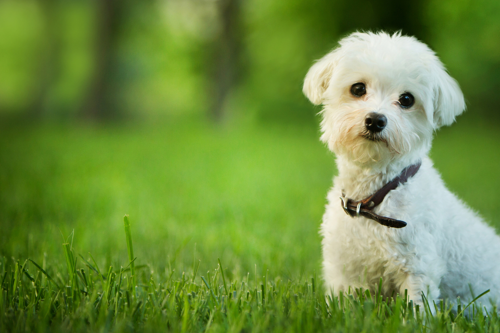
%> input picture Labs/LAB-3/IMAGE RETRIVAL/interest.png, 500 x 333 px
$ octave Lab3B_ImageRetrieval_solution.m   (GNU Octave 9; MATLAB toolbox functions it lacks are replaced by stand-ins)
%> lines starting %> are read from the running program, lines starting %| are printed output that depends on the picture
%> further down, interest is the input picture: size 333x500x3 uint8; mean R, G, B 110.2, 141.3, 64.5
### Labs/LAB-3/IMAGE RETRIVAL/MyColorHist.m
function H=MyColorHist(I, r, c, m)
%> called with r = 300, c = 300, m = 2
% This function is to compute the color histgram of a color image in the HSV color space(better color representation)

% I: a 3-channel RGB color image,
% r and c:  row and col for image resizing
% m=1: method 1, compute the histogram for each channel sperately and then concatenate them
% m=2: method 2, color combination for X bins of each channel
I=imresize(I, [r,c]);
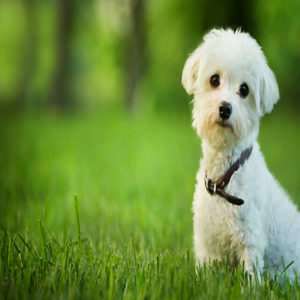
%> I: size 300x300x3 uint8; mean R, G, B 110.2, 141.3, 64.5
Im_HSV=255*rgb2hsv(I); % result of rgb2hsv is in the range [0,1]
%> Im_HSV: size 300x300x3 double; mean H, S, V 64.1, 156.7, 142

if m==1
    Hh=imhist(Im_HSV(:,:,1));
    Hs=imhist(Im_HSV(:,:,2));
    Hv=imhist(Im_HSV(:,:,3));
    H=[Hh; Hs; Hv];
else
    X=16;                    % HbinNum=SbinNum=VbinNum=X
    HbinNum=X;
    SbinNum=X;
    VbinNum=X;
    Im_H=Im_HSV(:,:,1);
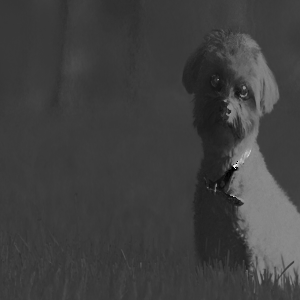
%> Im_H: size 300x300 double; min 0, max 250.3, mean 64.1
    Im_S=Im_HSV(:,:,2);
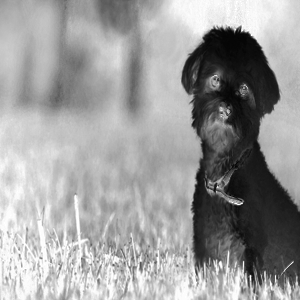
%> Im_S: size 300x300 double; min 4.34, max 255, mean 156.7
    Im_V=Im_HSV(:,:,3);
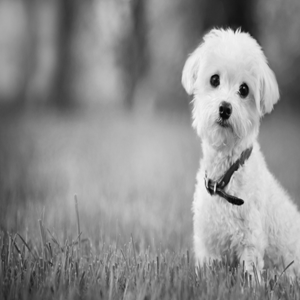
%> Im_V: size 300x300 double; min 5, max 245, mean 142
    [row,col]=size(Im_H);
%> row = 300; col = 300
    gap_H=256/HbinNum;
    gap_S=256/SbinNum;
    gap_V=256/VbinNum;
    Hist=zeros(1,HbinNum*SbinNum*VbinNum);
    for i=1:row
        for j=1:col
           H_id=floor(Im_H(i,j)/gap_H+1);
           S_id=floor(Im_S(i,j)/gap_S+1);
           V_id=floor(Im_V(i,j)/gap_V+1);
           ID=(H_id-1)*SbinNum*VbinNum+(S_id-1)*VbinNum+V_id;
           Hist(ID)=Hist(ID)+1;
        end
    end
%> after the loop, Hist = 4096 values, max 3822 at index 955, min 0 at index 1, mean 21.97
    %H=Hist/(row*col); % uncommon it if you want the normalized histogram
    H=Hist;
%> H has the same summary as Hist
end

### Labs/LAB-3/IMAGE RETRIVAL/Lab3B_ImageRetrieval_solution.m
clear all;clc;close all;
K=5;
r=300, c=300;
method=2;         % different methods for the MyColorHist function
path='database/'; % assume that each image in the database is a RGB color image
%% color histogram as feature for image retrieval
interest=imread('interest.png');
H0=MyColorHist(interest, r, c, method);
%> H0 has the same summary as Hist in MyColorHist

JPGFile=dir([path '*.png']);
ImageNum=size(JPGFile,1);

for i=1:ImageNum
    I=imread([path JPGFile(i).name]);
    Hi=MyColorHist(I, r, c, method);
    dist(i)=sqrt(sum((H0-Hi).^2));
end
%> (the run ends here)
